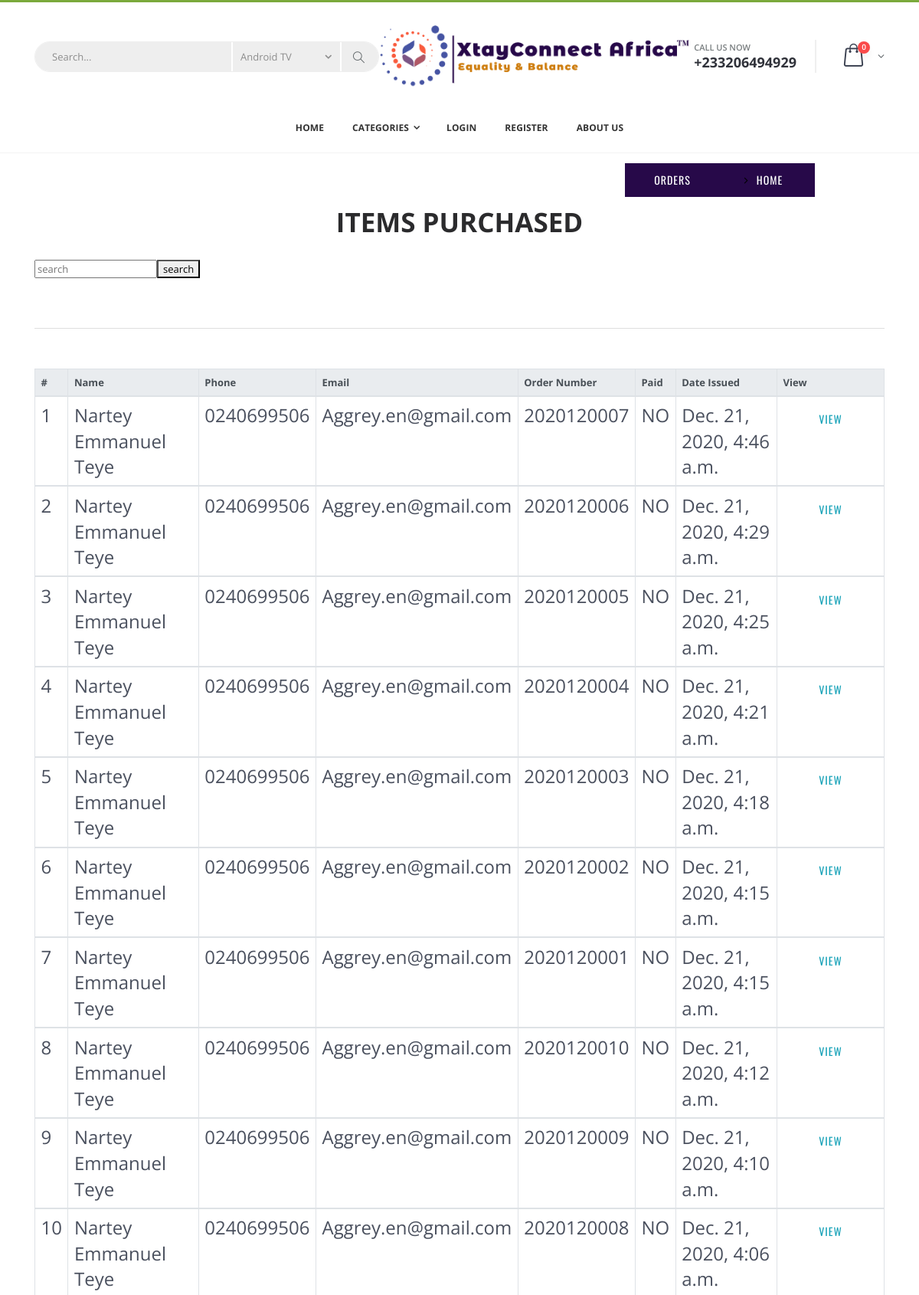
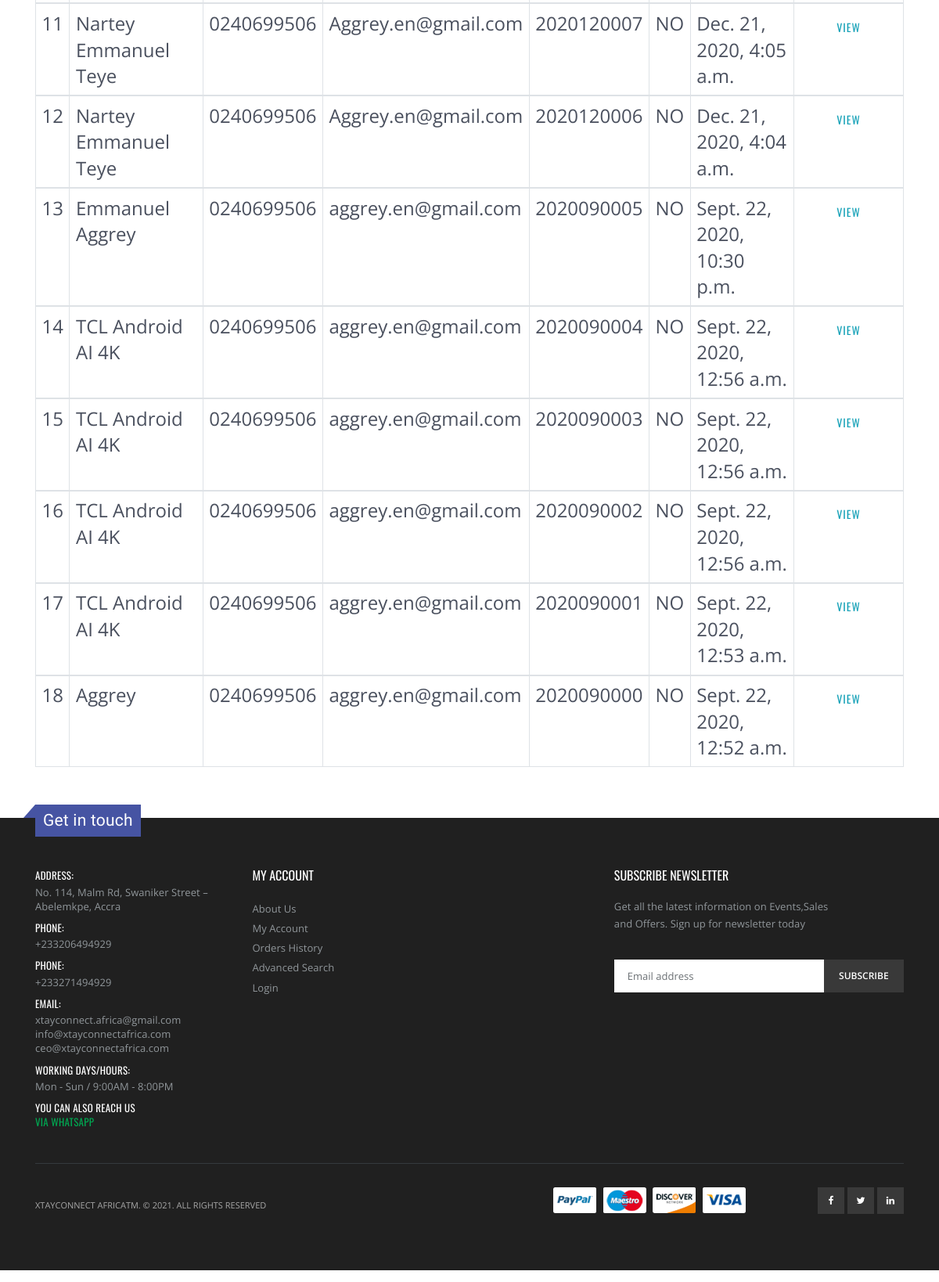
Screenshot of /orders/ with the database file from the repository (2 pictures, top to bottom).
### orders/models.py (models this page shows, shortened)
class Order(Base_Model):
    name = models.CharField(max_length=60)
    email = models.EmailField()
    address = models.CharField(max_length=150)
    phone_number = models.CharField(max_length=15, blank=False)
    city = models.CharField('City/Closest Landmark',max_length=100)
    paid = models.BooleanField(default=False)
    order_number = models.CharField('order number',max_length=500,editable=False,default=increment_order_number)
    class Meta:
        ordering = ('-date_updated', )

### orders/views.py (the view)
# urls.py: path("orders/",views.orders,name="orders"),
def orders(request):
    order_items = Order.objects.all()
    q = request.GET.get('q')
    if q:
        order_items = order_items.filter(Q(name__icontains=q)|Q(order_number__icontains=q))
    context = {
        'order_items': order_items,
    }
    return render(request, 'order/order.html', context)

### cart/cart.py (called while the page is built)
    def __len__(self):
        return sum(item['quantity'] for item in self.cart.values())

### cart/context_processors.py (called while the page is built)
def cart(request):
    return {'cart': Cart(request)}

### ecommerce/context_processors.py (called while the page is built)
def category(request):
    nav = Category.objects.filter(is_available=True)
    sub_category = Sub_Category.objects.order_by('category__date_updated').filter(is_available=True)
    popular = Product.objects.filter(is_available=True).order_by('-date_updated')
    return {'nav':nav,'popular':popular,'sub_category':sub_category}

### templates/order/order.html
{% extends 'header1.html' %}
{% load static %}
{% block content %}
<nav class="breadcrumb" style="margin-left:68%;font-size: larger;">
  <a style="background-color: #270949;color: white;" title="items bought"  data-toggle="tooltip" class="breadcrumb-item btn" href="{% url 'orders:orders' %}">Orders</a>
      <a style="background-color: #270949;color: white;" title="go home" data-toggle="tooltip" class="breadcrumb-item btn" href="/">Home</a>
</nav>
<div class="container">
    <h4 class="text-center display-4" style="font-weight: bolder;">ITEMS PURCHASED</h4>
    <div class="row">
        <div class="col">
            <section>
                <form action="#" method="GET">
                  <table class="table table-bordered table-hover ">
                    <input class="my-3" type="text" name="q" id="" placeholder="search" value="{{ request.GET.q }}">
                    <button type="submit">search</button>
                    <hr>
                    <thead class="thead-light">
                      <tr>
                        <th scope="col">#</th>
                        <th scope="col">Name</th>
                        <th scope="col">Phone</th>
                        <th  scope="col">Email</th>
                        <th scope="col">Order Number</th>
                        <th scope="col">Paid</th>
                        <th scope="col">Date Issued</th>
                        <th scope="col">View</th>
                      </tr>
                    </thead>
                    {% for orders in order_items %}
                    <tbody>
                      <tr style="font-size: x-large;">
                        <td id="id" scope="row"> {{forloop.counter}} </td>
                        <td scope="row"> {{ orders.name }} </td>
                        <td scope="row"> {{ orders.phone_number }} </td>
                        <td scope="row"> {{ orders.email }} </td>
                        <td scope="row"> {{ orders.order_number }} </td>
                        <td scope="row"> {{ orders.paid|yesno:'YES,NO' }} </td>
                        <td scope="row"> {{ orders.date_add }} </td>
                          <td scope="row"><a class="text-info btn" href="{% url 'orders:order_items' orders.order_number orders.pk %}">View</a></td>
                      </tr>
                      {% empty %}
                      <p class="text-info"> Nothing to show currently</p>
                    </tbody>
                    {% endfor %}
                  </table>
                </form>
              </section>
        </div>
    </div>
</div>
{% endblock %}

### templates/header1.html (shortened to what this page needs)
{% load static %}
<!DOCTYPE html>
<html lang="en">
<head>
    <link rel="stylesheet" href="{% static 'css/bootstrap.min.css' %}">
    <link rel="stylesheet" href="{% static 'css/style.min.css' %}">
    <link rel="stylesheet" href="{% static 'css/style.css' %}">
    <link rel="stylesheet" type="text/css" href="{% static 'vendor/fontawesome-free/css/all.min.css' %}">
    <link rel="stylesheet" href="https://pro.fontawesome.com/releases/v5.10.0/css/all.css"
 />
</head>
<body>
    <div class="page-wrapper">
        <header class="header">
            <div class="header-middle">
                <div class="container">
                    <div class="header-left">
                        <div class="header-search">
                            <form action="{% url 'search' %}" method="get">
                                <div class="header-search-wrapper">
                                    <input type="search" class="form-control" name="q" id="q" placeholder="Search..."
                                        required value="{{request.GET.q}}">
                                    <div class="select-custom" style="font-weight: bolder;">
                                        <select id="cat" name="">
                                            {% for groups in sub_category %}
                                            <option value=""><a
                                                    href="{% url 'categories' groups.id %}">{{groups.name}}</a></option>
                                            {% endfor %}
                                        </select>
                                    </div>
                                    <button class="btn" type="submit"><i class="icon-magnifier"></i></button>
                                </div>
                            </form>
                        </div>
                    </div>
                    <div class="header-center">
                        <a href="/" class="logo">
                            <img src="{% static 'images/new_logo.png' %}" alt="XtayConnect AfricaTM logo">
                        </a>
                    </div>
                    <div class="header-right">
                        <div class="header-contact">
                            <span>Call us now</span>
                            <a href="tel:+233206494929"><strong>+233206494929</strong></a>
                        </div>
                        <div class="dropdown cart-dropdown">
                            <a href="#" class="dropdown-toggle" role="button" data-toggle="dropdown"
                                aria-haspopup="true" aria-expanded="false" data-display="static">
                                <div class="cart-count" id="cart-count">{{cart|length}}</div>
                            </a>
                        </div>
                    </div>
                </div>
            </div>
            <div class="header-bottom sticky-header">
                <div class="container">
                    <nav class="main-nav">
                        <ul class="menu sf-arrows">
                            <li class=""><a href="/">Home</a></li>
                            <li>
                                <a href="#" class="sf-with-ul">Categories</a>
                            </li>
                            {% if user.is_authenticated %}
                            <li class="float-right"><a href="{% url 'account_logout' %}">LOGOUT</a>
                            </li>
                            {%else %}
                            <li class="float-right"><a href="{% url 'account_login' %}">LOGIN</a></li>
                            <li class="float-right"><a href="{% url 'account_signup' %}">REGISTER</a>
                            </li>
                            {% endif %}
                            <li><a href="{% url 'about' %}">About Us</a></li>
                        </ul>
                    </nav>
                </div>
            </div>
        </header>
        {% block content %}
        {% endblock %}
        {% load static %}
        <link rel="stylesheet" href="{% static 'css/bootstrap.min.css' %}">
        <link rel="stylesheet" href="{% static 'css/style.min.css' %}">
        <link rel="stylesheet" type="text/css" href="{% static 'vendor/fontawesome-free/css/all.min.css' %}">
        <footer class="footer">
            <div class="footer-middle">
                <div class="container">
                    <div class="footer-ribbon" style="background-color: #4654A3;">
                        Get in touch
                    </div>
                    <div class="row">
                        <div class="col-lg-8">
                            <div class="row">
                                <div class="col-md-5">
                                    <div class="widget">
                                        <ul class="contact-info">
                                            <li>
                                                <span class="contact-info-label">Address:</span>
                                                No. 114, Malm Rd, Swaniker Street – Abelemkpe, Accra
                                            </li>
                                            <li>
                                                <span class="contact-info-label">Phone:</span><a
                                                    href="tel:+233206494929">
                                                    +233206494929</a>
                                            </li>
                                            <li>
                                                <span class="contact-info-label">Phone:</span><a
                                                    href="tel:+233271494929">
                                                    +233271494929</a>
                                            </li>
                                            <li>
                                                <span class="contact-info-label">Email:</span> <a
                                                    href="mailto:xtayconnect.africa@gmail.com ">xtayconnect.africa@gmail.com
                                                </a>
                                                <a href="mailto:info@xtayconnectafrica.com">
                                                    info@xtayconnectafrica.com</a>
                                                <a href="mailto:ceo@xtayconnectafrica.com  ">ceo@xtayconnectafrica.com
                                                </a>
                                            </li>
                                            <li>
                                                <span class="contact-info-label">Working Days/Hours:</span>
                                                Mon - Sun / 9:00AM - 8:00PM
                                            </li>
                                            <li>
                                                <span class="contact-info-label">you can also reach us
                                                    <a class="d-none d-lg-block" style="color:#00A751;"
                                                        href="https://web.whatsapp.com/send?phone=+233206494929&text=hello {% if user.is_authenticated %}{{user}}: {% endif %}feel free to talk to us."
                                                        target="_blank" rel="noopener noreferrer">
                                                        via whatsapp
                                                </span>
                                            </li>
                                        </ul>
                                    </div>
                                </div>
                                <div class="col-md-3">
                                    <div class="widget">
                                        <h4 class="widget-title">My Account</h4>
                                        <ul class="links">
                                            <li><a href="{% url 'about' %}">About Us</a></li>
                                            <li><a href="#">My Account</a></li>
                                            <li><a href="#">Orders History</a></li>
                                            <li><a href="#">Advanced Search</a></li>
                                            <li><a href="{% url 'account_login' %}" class="login-link">Login</a></li>
                                        </ul>
                                    </div>
                                </div>
                            </div>
                        </div>
                        <div class="col-lg-4">
                            <div class="widget widget-newsletter">
                                <h4 class="widget-title">Subscribe newsletter</h4>
                                <p>Get all the latest information on Events,Sales and Offers. Sign up for newsletter
                                    today</p>
                                <form action="#">
                                    <input type="email" class="form-control" placeholder="Email address" required>
                                    <input type="submit" class="btn" value="Subscribe">
                                </form>
                            </div>
                        </div>
                    </div>
                </div>
            </div>
            <div class="container">
                <div class="footer-bottom">
                    <p class="footer-copyright">XtayConnect AfricaTM. &copy; {% now 'Y' %}. All Rights Reserved</p>
                    <img src="{% static 'images/payments.png' %}" alt="payment methods" class="footer-payments">
                    <div class="social-icons">
                        <a href="#" class="social-icon" target="_blank"><i class="icon-facebook"></i></a>
                        <a href="#" class="social-icon" target="_blank"><i class="icon-twitter"></i></a>
                        <a href="#" class="social-icon" target="_blank"><i class="icon-linkedin"></i></a>
                    </div>
                </div>
            </div>
        </footer>
    </div>
</body>
</html>

### static/css/style.css (style rules this page uses)
body { font-family: 'Hind', sans-serif; color: #4A4E5A; overflow-x: hidden; }
h1, h2, h3, h4, h5, h6 { color: #30323A; margin: 0 0 10px; font-weight: 700; }
a { color: #30323A; -webkit-transition: 0.3s color; transition: 0.3s color; }
strong { color: #30323A; }
ul, ol { margin: 0; padding: 0; list-style: none }
hr { margin-top: 15px; margin-bottom: 15px; border-color: #DADADA; }
.breadcrumb { background-color: transparent; border: none; border-radius: 0px; padding: 15px 0px; margin: 0; }
.header-search { display: inline-block; padding: 15px 0px; max-width: 500px; }
.header-search>form { position: relative; }
.footer { margin: 15px 0px; }
.footer-copyright { margin-top: 15px; text-transform: uppercase; font-size: 14px; }

### rows the page displays
Order: name "Nartey Emmanuel Teye", phone_number "0240699506", email "Aggrey.en@gmail.com", order_number "2020120007", paid "NO", date_add "Dec. 21, 2020, 4:46 a.m."
Order: name "Nartey Emmanuel Teye", phone_number "0240699506", email "Aggrey.en@gmail.com", order_number "2020120006", paid "NO", date_add "Dec. 21, 2020, 4:29 a.m."
Order: name "Nartey Emmanuel Teye", phone_number "0240699506", email "Aggrey.en@gmail.com", order_number "2020120005", paid "NO", date_add "Dec. 21, 2020, 4:25 a.m."
Order: name "Nartey Emmanuel Teye", phone_number "0240699506", email "Aggrey.en@gmail.com", order_number "2020120004", paid "NO", date_add "Dec. 21, 2020, 4:21 a.m."
Order: name "Nartey Emmanuel Teye", phone_number "0240699506", email "Aggrey.en@gmail.com", order_number "2020120003", paid "NO", date_add "Dec. 21, 2020, 4:18 a.m."
Order: name "Nartey Emmanuel Teye", phone_number "0240699506", email "Aggrey.en@gmail.com", order_number "2020120002", paid "NO", date_add "Dec. 21, 2020, 4:15 a.m."
Order: name "Nartey Emmanuel Teye", phone_number "0240699506", email "Aggrey.en@gmail.com", order_number "2020120001", paid "NO", date_add "Dec. 21, 2020, 4:15 a.m."
Order: name "Nartey Emmanuel Teye", phone_number "0240699506", email "Aggrey.en@gmail.com", order_number "2020120010", paid "NO", date_add "Dec. 21, 2020, 4:12 a.m."
Order: name "Nartey Emmanuel Teye", phone_number "0240699506", email "Aggrey.en@gmail.com", order_number "2020120009", paid "NO", date_add "Dec. 21, 2020, 4:10 a.m."
Order: name "Nartey Emmanuel Teye", phone_number "0240699506", email "Aggrey.en@gmail.com", order_number "2020120008", paid "NO", date_add "Dec. 21, 2020, 4:06 a.m."
Order: name "Nartey Emmanuel Teye", phone_number "0240699506", email "Aggrey.en@gmail.com", order_number "2020120007", paid "NO", date_add "Dec. 21, 2020, 4:05 a.m."
Order: name "Nartey Emmanuel Teye", phone_number "0240699506", email "Aggrey.en@gmail.com", order_number "2020120006", paid "NO", date_add "Dec. 21, 2020, 4:04 a.m."
Order: name "Emmanuel Aggrey", phone_number "0240699506", email "aggrey.en@gmail.com", order_number "2020090005", paid "NO", date_add "Sept. 22, 2020, 10:30 p.m."
Order: name "TCL Android AI 4K", phone_number "0240699506", email "aggrey.en@gmail.com", order_number "2020090004", paid "NO", date_add "Sept. 22, 2020, 12:56 a.m."
Order: name "TCL Android AI 4K", phone_number "0240699506", email "aggrey.en@gmail.com", order_number "2020090003", paid "NO", date_add "Sept. 22, 2020, 12:56 a.m."
Order: name "TCL Android AI 4K", phone_number "0240699506", email "aggrey.en@gmail.com", order_number "2020090002", paid "NO", date_add "Sept. 22, 2020, 12:56 a.m."
Order: name "TCL Android AI 4K", phone_number "0240699506", email "aggrey.en@gmail.com", order_number "2020090001", paid "NO", date_add "Sept. 22, 2020, 12:53 a.m."
Order: name "Aggrey", phone_number "0240699506", email "aggrey.en@gmail.com", order_number "2020090000", paid "NO", date_add "Sept. 22, 2020, 12:52 a.m."

### other values shown
{{ cart|length }} "0"
